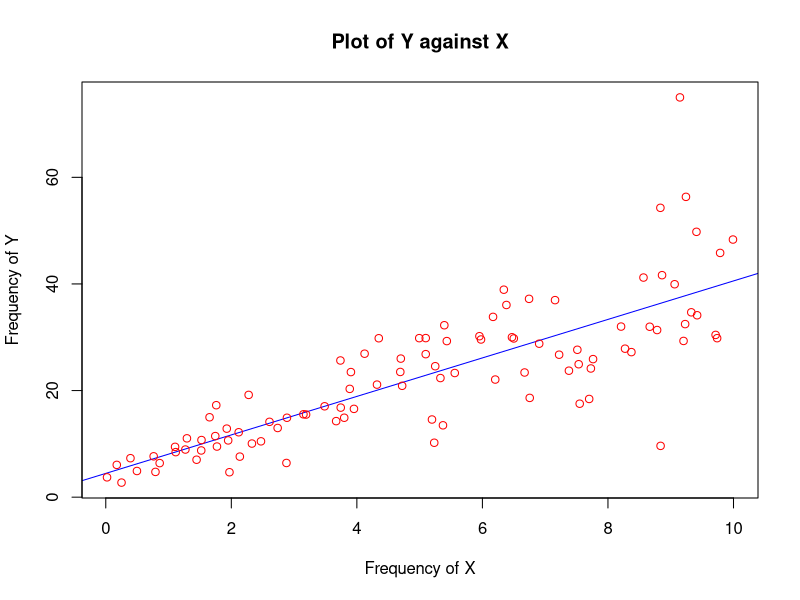
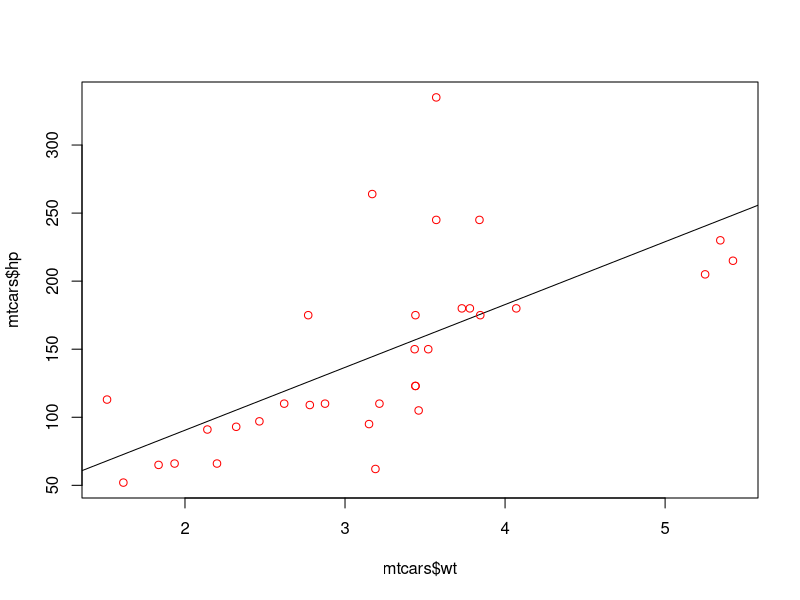
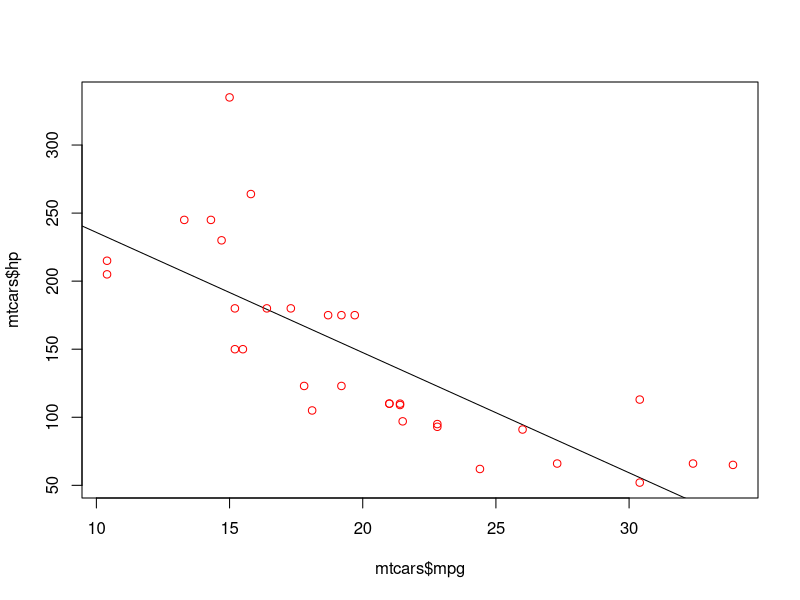

Here is the R script that generated these plots, in order:
## ---- chunk 1
knitr::opts_chunk$set(echo = TRUE,comment = NA)
## ---- chunk 2
set.seed(2017)
X=runif(100)*10
Y=X*4+3.45
Y=rnorm(100)*0.29*Y+Y
## ---- chunk 3
plot(X,Y,xlab="Frequency of X",ylab = "Frequency of Y", main = "Plot of Y against X",col="red",abline(lm(Y~X),col="blue"))
## ---- chunk 4
model=lm(Y~X)
## ---- chunk 5
round(model$coefficients,2)
## ---- chunk 6
summary(model)
## ---- chunk 7
cor(X,Y)^2
## ---- chunk 8
#Printing head of dataset to have a glance at it:
head(mtcars)
## ---- chunk 9
james=lm(mtcars$hp~mtcars$wt,data = mtcars)
plot(mtcars$wt,mtcars$hp,col="red",abline(lm(mtcars$hp~mtcars$wt)))
summary(james)
## ---- chunk 10
chris=lm(mtcars$hp~mtcars$mpg,data = mtcars)
plot(mtcars$mpg,mtcars$hp,col="red",abline(lm(mtcars$hp~mtcars$mpg)))
summary(chris)
## ---- chunk 11
model.2=lm(hp~cyl+mpg,data=mtcars)
df=data.frame(cyl=4,mpg=22)
prediction=predict(model.2,newdata = df)
prediction
## ---- chunk 12
library(mlbench)
data(BostonHousing)
## ---- chunk 13
model.3=lm(medv~crim+zn+ptratio+chas,BostonHousing)
summary(model.3)
## ---- chunk 14
model.3$coefficients
## ---- chunk 15
18*1.49367255-15*1.49367255
## ---- chunk 16
anova(model.3)
